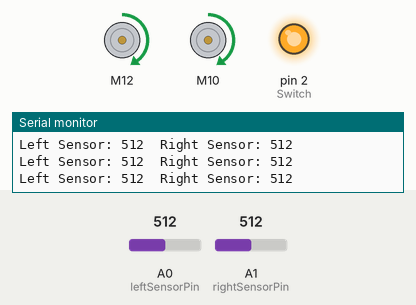
Simulated run of this sketch. Board: Arduino Uno, built with avr-gcc and run on an emulated ATmega328P. Parts: 2 × DC motor (green arrow = forward, orange = backward, longer = faster), output pins drawn as LEDs (lit = HIGH), the last lines printed to the serial monitor. The inputs (shaded band) are chosen by the test bench; at power-on: A1 (rightSensorPin) = 512, A0 (leftSensorPin) = 512.

Above: at 1.2 s.
1.3 s: A1 (rightSensorPin) set to 802
4.3 s: A1 (rightSensorPin) set to 828
At 5.5 s:
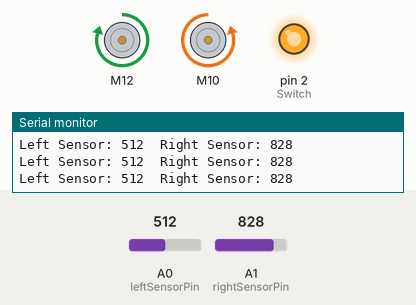
5.8 s: A0 (leftSensorPin) set to 1023
At 6.7 s:
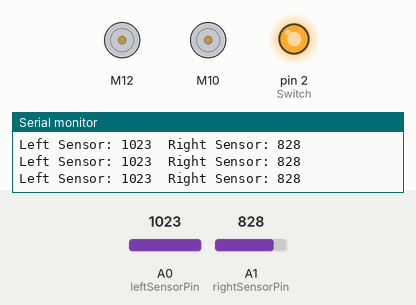
7.3 s: A1 (rightSensorPin) set to 0
At 8.1 s:
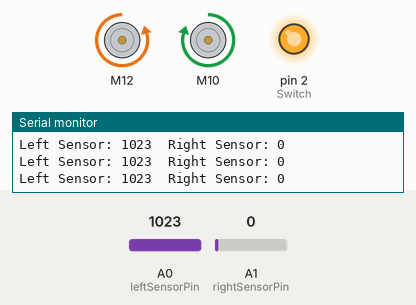
8.8 s: A1 (rightSensorPin) set to 1023
At 9.5 s:
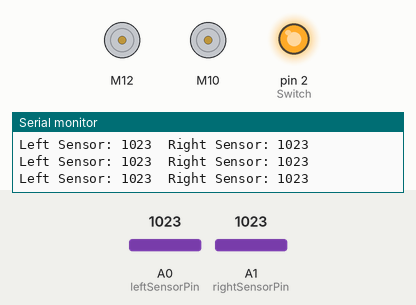
11.8 s: A0 (leftSensorPin) set to 0
At 12.8 s:
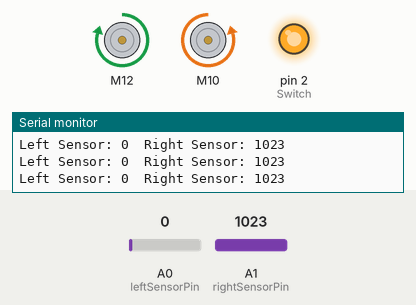
Timing chart, 0 to 14.8 s (numbered marks = the images above; inputs shaded):
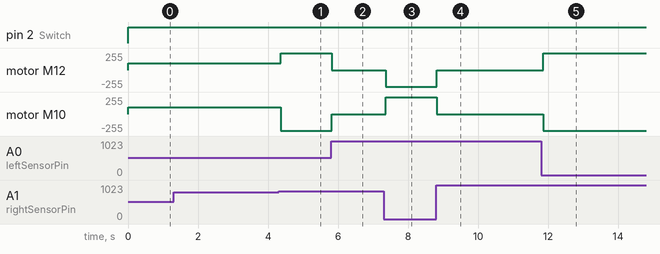

The sketch:

Geekble_DriveTrain_Cloudbridge.ino
```cpp
/*[Geekble X 메이커창작과] : GLaDOS_DriveTrain_lineTrace Code */
/*-----------------------------------------------------------------------------------*/
 #include "CytronMotorDriver.h"
 /*------------------------------------------------------------------------------------*/
 //motorDriver_pin_name_setting
CytronMD rightMotor(PWM_DIR, 10, 9);  // PWM 1 = Pin 10, DIR 1 = Pin 9.
CytronMD leftMotor(PWM_DIR, 12, 11); // PWM 2 = Pin 12, DIR 2 = Pin 11.
/*------------------------------------------------------------------------------------*/
//lineTracing_pin_setting
const int leftSensorPin = A0; // 왼쪽 라인 트레이싱 센서 아날로그 핀 설정
const int rightSensorPin = A1; // 오른쪽 라인 트레이싱 센서 아날로그 핀 설정
const int line_limit = 810; // 라인 감지 임계값 설정 (수정 0~1024)
int Switch = 2;
/*------------------------------------------------------------------------------------*/
// Drivetrain_Movement_Setting
void forward(){
  leftMotor.setSpeed(100);   //좌측 모터 정회전(정회전 1~255 | 역회전 -1~-255 | 정지 0)
  rightMotor.setSpeed(100);  //우측 모터 정회전(정회전 1~255 | 역회전 -1~-255 | 정지 0)
}
void backward(){
  leftMotor.setSpeed(-150);   //좌측 모터 역회전(정회전 0~255 | 역회전 -1~-255 | 정지 0)
  rightMotor.setSpeed(-150);  //우측 모터 역회전(정회전 0~255 | 역회전 -1~-255 | 정지 0)
}
void turnleft(){
  leftMotor.setSpeed(-250);   //좌측 모터 역회전(정회전 0~255 | 역회전 -1~-255 | 정지 0)
  rightMotor.setSpeed(250);  //우측 모터 정회전(정회전 0~255 | 역회전 -1~-255 | 정지 0)
}
void turnright(){
  leftMotor.setSpeed(250);   //좌측 모터 정회전(정회전 0~255 | 역회전 -1~-255 | 정지 0)
  rightMotor.setSpeed(-250);  //우측 모터 역회전(정회전 0~255 | 역회전 -1~-255 | 정지 0)
}
void stop(){
  leftMotor.setSpeed(0);   //좌측 모터 정회전(정회전 0~255 | 역회전 -1~-255 | 정지 0)
  rightMotor.setSpeed(0);  //우측 모터 정회전(정회전 0~255 | 역회전 -1~-255 | 정지 0)
}
/*------------------------------------------------------------------------------------*/
//set-up
void setup() {
  Serial.begin(9600); // 시리얼 통신 시작
  pinMode(Switch,OUTPUT);
}
/*------------------------------------------------------------------------------------*/
//lineTracing_main-code
void loop() {
  int leftSensorValue = analogRead(leftSensorPin); // 왼쪽 라인 센서 값 읽기
  int rightSensorValue = analogRead(rightSensorPin); // 오른쪽 라인 센서 값 읽기
  digitalWrite(Switch,HIGH);
  Serial.print("Left Sensor: ");
  Serial.print(leftSensorValue);  // 왼쪽 센서 값을 시리얼 모니터에 출력
  Serial.print("  Right Sensor: ");
  Serial.println(rightSensorValue); // 오른쪽 센서 값을 시리얼 모니터에 출력
  forward();
  if (leftSensorValue > line_limit && rightSensorValue < line_limit) { //왼쪽 센서만 검은색 선을 감지 했을때 (좌회전)
    turnleft();
    delay(20);
  }
  if (rightSensorValue > line_limit && leftSensorValue < line_limit) { //오른쪽 센서만 검은색 선을 감지 했을때 (우회전)
    turnright();
    delay(20);
  }
  if(leftSensorValue > line_limit && rightSensorValue > line_limit){ // 양쪽 센서가 모두 검은색 선을 감지 했을때 (정지)
    stop();
    delay(10);
  }
  delay(5);
}
/*------------------------------------------------------------------------------------*/
```

Measured:
- the behaviour switches between 810 and 811 on A1 (rightSensorPin) (found by bisection; images 0 and 1)
- after the input at 4.3 s, motor M12: forward 100/255 → forward 250/255 after 0.06 s; motor M10: forward 100/255 → backward 250/255 after 0.06 s
- after the input at 5.8 s, motor M12: forward 250/255 → stopped at once; motor M10: backward 250/255 → stopped at once
- after the input at 7.3 s, motor M12: stopped → backward 250/255 after 0.06 s; motor M10: stopped → forward 250/255 after 0.06 s
- after the input at 8.8 s, motor M12: backward 250/255 → stopped at once; motor M10: forward 250/255 → stopped at once
- after the input at 11.8 s, motor M12: stopped → forward 250/255 after 0.06 s; motor M10: stopped → backward 250/255 after 0.06 s
